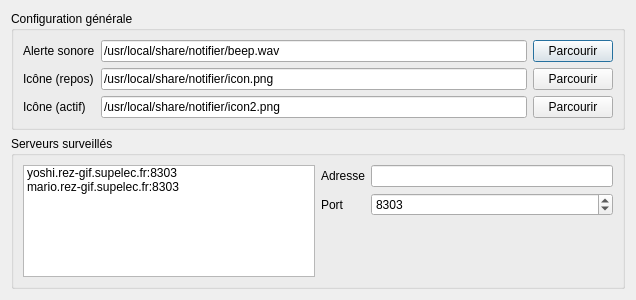
<?xml version="1.0" encoding="UTF-8"?>
<ui version="4.0">
 <class>ConfigDialog</class>
 <widget class="QDialog" name="ConfigDialog">
  <property name="geometry">
   <rect>
    <x>0</x>
    <y>0</y>
    <width>636</width>
    <height>300</height>
   </rect>
  </property>
  <property name="windowTitle">
   <string>Dialog</string>
  </property>
  <layout class="QVBoxLayout" name="verticalLayout">
   <item>
    <widget class="QGroupBox" name="groupBox">
     <property name="title">
      <string>Configuration générale</string>
     </property>
     <layout class="QFormLayout" name="formLayout">
      <item row="0" column="0">
       <widget class="QLabel" name="label">
        <property name="text">
         <string>Alerte sonore</string>
        </property>
        <property name="buddy">
         <cstring>lineEdit</cstring>
        </property>
       </widget>
      </item>
      <item row="0" column="1">
       <layout class="QHBoxLayout" name="horizontalLayout">
        <item>
         <widget class="QLineEdit" name="lineEdit">
          <property name="text">
           <string>/usr/local/share/notifier/beep.wav</string>
          </property>
         </widget>
        </item>
        <item>
         <widget class="QPushButton" name="pushButton">
          <property name="text">
           <string>Parcourir</string>
          </property>
         </widget>
        </item>
       </layout>
      </item>
      <item row="1" column="0">
       <widget class="QLabel" name="label_2">
        <property name="text">
         <string>Icône (repos)</string>
        </property>
        <property name="buddy">
         <cstring>lineEdit_2</cstring>
        </property>
       </widget>
      </item>
      <item row="1" column="1">
       <layout class="QHBoxLayout" name="horizontalLayout_2">
        <item>
         <widget class="QLineEdit" name="lineEdit_2">
          <property name="text">
           <string>/usr/local/share/notifier/icon.png</string>
          </property>
         </widget>
        </item>
        <item>
         <widget class="QPushButton" name="pushButton_2">
          <property name="text">
           <string>Parcourir</string>
          </property>
         </widget>
        </item>
       </layout>
      </item>
      <item row="2" column="0">
       <widget class="QLabel" name="label_3">
        <property name="text">
         <string>Icône (actif)</string>
        </property>
        <property name="buddy">
         <cstring>lineEdit_3</cstring>
        </property>
       </widget>
      </item>
      <item row="2" column="1">
       <layout class="QHBoxLayout" name="horizontalLayout_3">
        <item>
         <widget class="QLineEdit" name="lineEdit_3">
          <property name="text">
           <string>/usr/local/share/notifier/icon2.png</string>
          </property>
         </widget>
        </item>
        <item>
         <widget class="QPushButton" name="pushButton_3">
          <property name="text">
           <string>Parcourir</string>
          </property>
         </widget>
        </item>
       </layout>
      </item>
     </layout>
    </widget>
   </item>
   <item>
    <widget class="QGroupBox" name="groupBox_2">
     <property name="title">
      <string>Serveurs surveillés</string>
     </property>
     <layout class="QHBoxLayout" name="horizontalLayout_4">
      <item>
       <widget class="QListWidget" name="listWidget">
        <item>
         <property name="text">
          <string>yoshi.rez-gif.supelec.fr:8303</string>
         </property>
        </item>
        <item>
         <property name="text">
          <string>mario.rez-gif.supelec.fr:8303</string>
         </property>
        </item>
       </widget>
      </item>
      <item>
       <widget class="QWidget" name="widget" native="true">
        <layout class="QFormLayout" name="formLayout_2">
         <property name="margin">
          <number>0</number>
         </property>
         <item row="0" column="0">
          <widget class="QLabel" name="label_4">
           <property name="text">
            <string>Adresse</string>
           </property>
           <property name="buddy">
            <cstring>lineEdit_4</cstring>
           </property>
          </widget>
         </item>
         <item row="0" column="1">
          <widget class="QLineEdit" name="lineEdit_4"/>
         </item>
         <item row="1" column="0">
          <widget class="QLabel" name="label_5">
           <property name="text">
            <string>Port</string>
           </property>
           <property name="buddy">
            <cstring>spinBox</cstring>
           </property>
          </widget>
         </item>
         <item row="1" column="1">
          <widget class="QSpinBox" name="spinBox">
           <property name="minimum">
            <number>1</number>
           </property>
           <property name="maximum">
            <number>65535</number>
           </property>
           <property name="value">
            <number>8303</number>
           </property>
          </widget>
         </item>
        </layout>
       </widget>
      </item>
     </layout>
    </widget>
   </item>
  </layout>
 </widget>
 <tabstops>
  <tabstop>lineEdit</tabstop>
  <tabstop>pushButton</tabstop>
  <tabstop>lineEdit_2</tabstop>
  <tabstop>pushButton_2</tabstop>
  <tabstop>lineEdit_3</tabstop>
  <tabstop>pushButton_3</tabstop>
  <tabstop>lineEdit_4</tabstop>
  <tabstop>spinBox</tabstop>
 </tabstops>
 <resources/>
 <connections/>
</ui>
